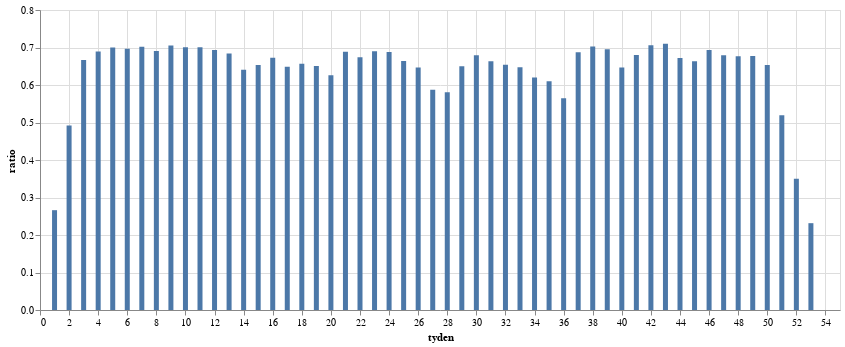

The code cell stored with this chart in its notebook:
### Code cell
alt.Chart(
    vyvoj_ct1.filter(pl.col('rok').is_between(2008,2024)).group_by('tyden').agg(pl.col('ratio').median()), width=800
).mark_bar(
).encode(
    alt.X('tyden:Q'),
    alt.Y('ratio:Q')
)

### Figure 1 — Vega-Lite specification as saved in the notebook (floating-point values rounded to 4 significant figures)
{"config": {"view": {"continuousWidth": 300, "continuousHeight": 300}}, "data": {"name": "data-5d47c9e585cfce9ca4c89765dc5b0cb5"}, "mark": {"type": "bar"}, "encoding": {"x": {"field": "tyden", "type": "quantitative"}, "y": {"field": "ratio", "type": "quantitative"}}, "width": 800, "$schema": "https://vega.github.io/schema/vega-lite/v5.8.0.json", "datasets": {"data-5d47c9e585cfce9ca4c89765dc5b0cb5": [{"tyden": 8, "ratio": 0.6907}, {"tyden": 13, "ratio": 0.6837}, {"tyden": 43, "ratio": 0.71}, {"tyden": 21, "ratio": 0.6889}, {"tyden": 17, "ratio": 0.6484}, {"tyden": 52, "ratio": 0.35}, {"tyden": 35, "ratio": 0.6102}, {"tyden": 51, "ratio": 0.5196}, {"tyden": 7, "ratio": 0.7021}, {"tyden": 46, "ratio": 0.6931}, {"tyden": 37, "ratio": 0.6875}, {"tyden": 6, "ratio": 0.697}, {"tyden": 41, "ratio": 0.68}, {"tyden": 24, "ratio": 0.688}, {"tyden": 33, "ratio": 0.6476}, {"tyden": 45, "ratio": 0.6634}, {"tyden": 26, "ratio": 0.6466}, {"tyden": 23, "ratio": 0.6903}, {"tyden": 18, "ratio": 0.6566}, {"tyden": 4, "ratio": 0.6893}, {"tyden": 15, "ratio": 0.6535}, {"tyden": 50, "ratio": 0.6535}, {"tyden": 12, "ratio": 0.6931}, {"tyden": 27, "ratio": 0.5873}, {"tyden": 42, "ratio": 0.7059}, {"tyden": 20, "ratio": 0.6257}, {"tyden": 3, "ratio": 0.6667}, {"tyden": 49, "ratio": 0.6771}, {"tyden": 53, "ratio": 0.2315}, {"tyden": 47, "ratio": 0.6792}, {"tyden": 30, "ratio": 0.6791}, {"tyden": 19, "ratio": 0.6505}, {"tyden": 38, "ratio": 0.703}, {"tyden": 40, "ratio": 0.6466}, {"tyden": 31, "ratio": 0.6632}, {"tyden": 29, "ratio": 0.65}, {"tyden": 36, "ratio": 0.5648}, {"tyden": 25, "ratio": 0.6637}, {"tyden": 28, "ratio": 0.5804}, {"tyden": 5, "ratio": 0.7}, {"tyden": 48, "ratio": 0.6768}, {"tyden": 16, "ratio": 0.6727}, {"tyden": 14, "ratio": 0.6408}, {"tyden": 32, "ratio": 0.6538}, {"tyden": 1, "ratio": 0.2662}, {"tyden": 34, "ratio": 0.62}, {"tyden": 10, "ratio": 0.7006}, {"tyden": 11, "ratio": 0.7009}, {"tyden": 44, "ratio": 0.6719}, {"tyden": 2, "ratio": 0.4918}, {"tyden": 39, "ratio": 0.6952}, {"tyden": 22, "ratio": 0.6739}, {"tyden": 9, "ratio": 0.7053}]}}
